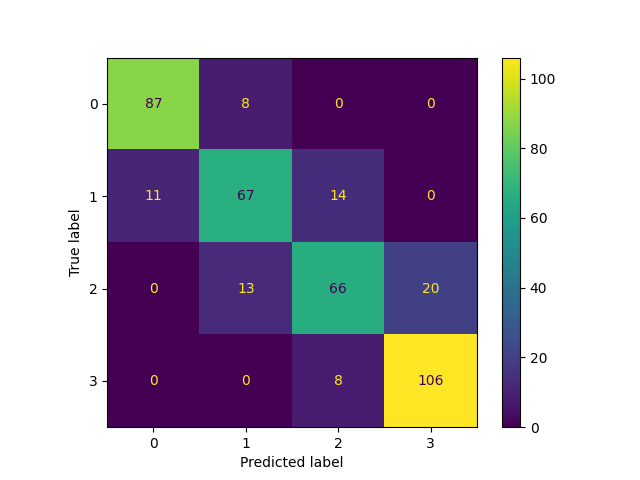

This figure's Python source:
# import statements 
import pandas as pd
from sklearn.model_selection import train_test_split
from sklearn.preprocessing import StandardScaler
from sklearn.impute import SimpleImputer
from sklearn.linear_model import LogisticRegression
from sklearn.metrics import confusion_matrix, ConfusionMatrixDisplay, accuracy_score
from sklearn.model_selection import train_test_split
from sklearn.pipeline import Pipeline
from sklearn.preprocessing import StandardScaler
from sklearn.impute import SimpleImputer
from sklearn.linear_model import LogisticRegression
import matplotlib.pyplot as plt

# Filename of the dataset to use for training and validation
train_data = "Mobile Price_train.csv"
# Filename of test dataset to apply your model and predict outcomes 
test_data = "Mobile Price_test.csv"
df = pd.read_csv(train_data)

X = df[['battery_power', 'clock_speed', 'fc', 'int_memory', 'mobile_wt', 'n_cores', 'pc', 'ram', 'talk_time']]
y = df['price_range']
X_train, X_test, y_train, y_test = train_test_split(X, y, test_size=0.2, random_state=0)  
pipeline = Pipeline([
    ('imputer', SimpleImputer(strategy = 'most_frequent')),
    ('std_scaler', StandardScaler()),
    ('lr',LogisticRegression(penalty='none', max_iter=1000))
    ])
pipeline.fit(X_train,y_train)
y_predict = pipeline.predict(X_test)
training_accuracy = accuracy_score(y_test, y_predict).round(4)
confusionmatrix = confusion_matrix(y_test, y_predict)
log_reg = LogisticRegression()
disp = ConfusionMatrixDisplay(confusion_matrix=confusionmatrix,display_labels=pipeline.classes_)
disp.plot()
plt.savefig('cm.png')
plt.show()